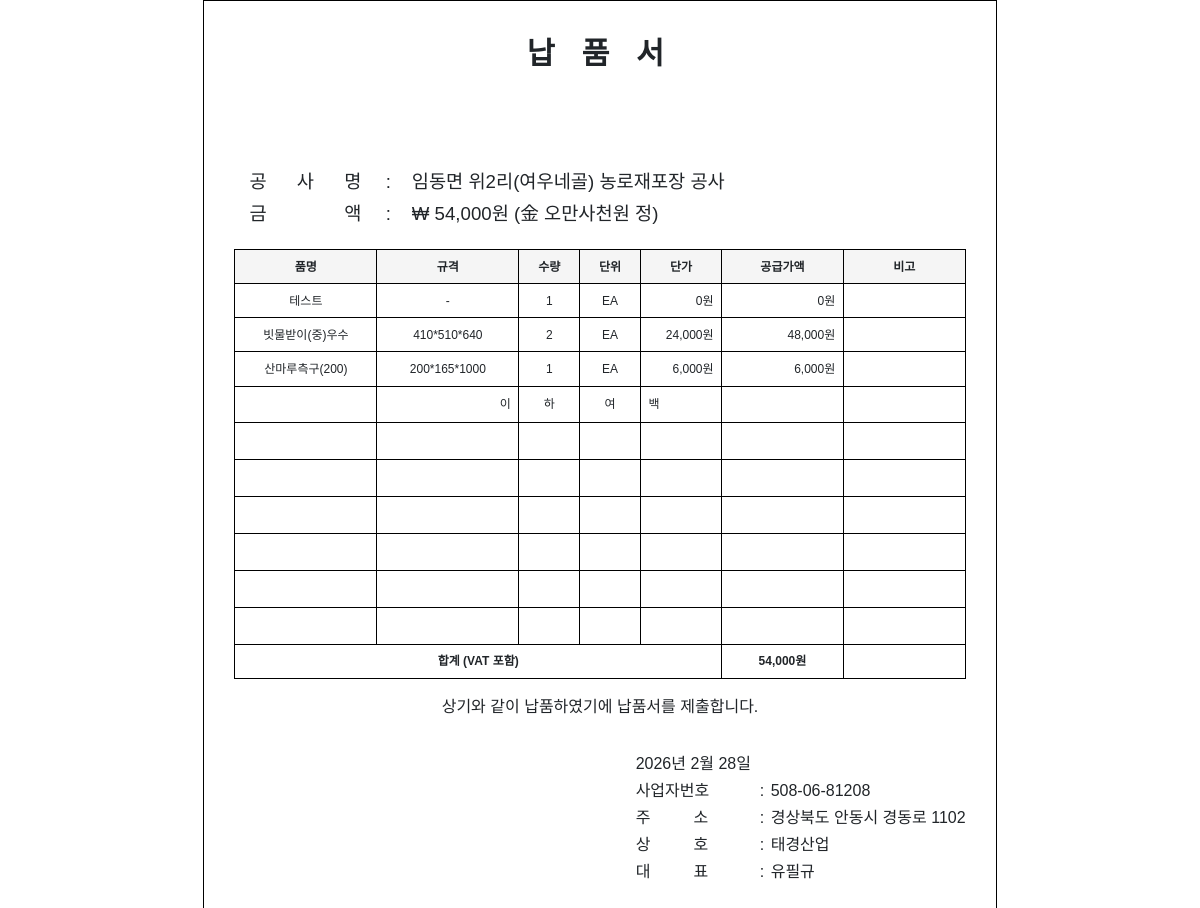
/transactions/1/napum, run on the app's committed database.
### models.py (models this page shows, shortened)
class Transaction(db.Model):
    __tablename__ = "transactions"
    id = db.Column(db.Integer, primary_key=True)
    code = db.Column(db.String(10), unique=True)
    customer_id = db.Column(db.Integer, db.ForeignKey("customers.id"), nullable=False)
    transaction_date = db.Column(db.Date, nullable=False)
    estimate_date = db.Column(db.Date)
    delivery_date = db.Column(db.Date)
    claim_date = db.Column(db.Date)
    project_name = db.Column(db.String(500))
    memo = db.Column(db.String(500))
    created_at = db.Column(db.DateTime, default=datetime.utcnow)
    updated_at = db.Column(db.DateTime, default=datetime.utcnow, onupdate=datetime.utcnow)
    items = db.relationship("TransactionItem", backref="transaction", lazy=True, cascade="all, delete-orphan")

class TransactionItem(db.Model):
    __tablename__ = "transaction_items"
    id = db.Column(db.Integer, primary_key=True)
    transaction_id = db.Column(db.Integer, db.ForeignKey("transactions.id"), nullable=False)
    item_id = db.Column(db.Integer, db.ForeignKey("items.id"), nullable=False)
    item_name_custom = db.Column(db.String(200))
    spec_custom = db.Column(db.String(100))
    unit_custom = db.Column(db.String(20))
    quantity = db.Column(db.Integer, default=1)
    unit_price = db.Column(db.Integer, default=0)
    supply_amount = db.Column(db.Integer, default=0)
    vat = db.Column(db.Integer, default=0)
    total = db.Column(db.Integer, default=0)
    item = db.relationship("Item", backref="transaction_items")

class Item(db.Model):
    __tablename__ = "items"
    id = db.Column(db.Integer, primary_key=True)
    code = db.Column(db.String(10), unique=True)
    name = db.Column(db.String(200), nullable=False)
    spec = db.Column(db.String(100))
    unit = db.Column(db.String(20), default="EA")
    unit_price = db.Column(db.Integer, default=0)
    image_path = db.Column(db.String(500))
    created_at = db.Column(db.DateTime, default=datetime.utcnow)

class CompanyInfo(db.Model):
    __tablename__ = "company_info"
    id = db.Column(db.Integer, primary_key=True)
    biz_no = db.Column(db.String(20))
    name = db.Column(db.String(200))
    ceo = db.Column(db.String(100))
    address = db.Column(db.String(500))
    phone = db.Column(db.String(50))
    fax = db.Column(db.String(50))
    account_no = db.Column(db.String(50))
    account_holder = db.Column(db.String(100))
    bank = db.Column(db.String(100))
    business_type = db.Column(db.String(200))
    stamp_path = db.Column(db.String(500))
    contact = db.Column(db.String(100))
    updated_at = db.Column(db.DateTime, default=datetime.utcnow, onupdate=datetime.utcnow)

### routes.py (the view)
    @app.route("/transactions/<int:id>/napum")
    def napum_print(id):
        t = Transaction.query.get_or_404(id)
        rows = _transaction_rows(t)
        _, _, total_amount = _totals(rows)
        popup = request.args.get("popup") == "1"
        show_stamp = request.args.get("stamp") == "1"
        return render_template(
            "print/napum.html",
            transaction=t,
            customer=t.customer,
            rows=rows,
            total_amount=total_amount,
            total_amount_korean=amount_to_korean_won(total_amount),
            supplier=_supplier(),
            popup=popup,
            show_stamp=show_stamp,
        )

### routes.py (called while the page is built)
def _transaction_rows(t):
    rows = []
    for ti in t.items:
        spec = ti.spec_custom or (ti.item.spec if ti.item else None) or "-"
        unit = ti.unit_custom or (ti.item.unit if ti.item else "EA") or "EA"
        rows.append({
            "name": (ti.item_name_custom or ti.item.name) if ti.item else (ti.item_name_custom or "-"),
            "spec": spec,
            "unit": unit,
            "quantity": ti.quantity,
            "unit_price": ti.unit_price,
            "supply_amount": ti.supply_amount,
            "vat": ti.vat,
            "total": ti.total,
        })
    return rows

def _totals(rows):
    total_supply = sum(r["supply_amount"] for r in rows)
    total_vat = sum(r["vat"] for r in rows)
    total_amount = sum(r["total"] for r in rows)
    return total_supply, total_vat, total_amount

### utils.py (called while the page is built)
def num_to_korean(n):
    if n == 0:
        return "영"
    s = str(n)
    result = []
    len_s = len(s)
    for i, c in enumerate(s):
        d = int(c)
        pos = len_s - i - 1
        unit2_idx = pos // 4
        unit1_idx = pos % 4
        if d == 0:
            if unit1_idx == 0 and unit2_idx > 0:
                block = s[max(0, i - 3) : i + 1]
                if block and int(block) > 0:
                    result.append(_UNIT2[unit2_idx])
            continue
        result.append(_CR[d])
        result.append(_UNIT1[unit1_idx])
        if unit1_idx == 0 and unit2_idx > 0:
            result.append(_UNIT2[unit2_idx])
    return "".join(result)

def amount_to_korean_won(n):
    return "金 " + num_to_korean(n) + "원 정"

### templates/print/napum.html (shortened to what this page needs)
<!DOCTYPE html>
<html lang="ko">
<head>
  <link href="https://cdn.jsdelivr.net/npm/bootstrap@5.3.2/dist/css/bootstrap.min.css" rel="stylesheet">
</head>
<body>
  <div class="print-area">
    <div class="gyeonjeok-title napum-title">납  품  서</div>
    <table class="napum-info-above">
      <tr><td class="napum-label napum-label-3"><span>공</span><span>사</span><span>명</span></td><td class="napum-value-cell">:&nbsp;&nbsp;&nbsp; {{ transaction.project_name or '' }}</td></tr>
      <tr><td class="napum-label napum-label-3"><span>금</span><span>액</span></td><td class="napum-value-cell">:&nbsp;&nbsp;&nbsp; ₩ {{ "{:,}".format(total_amount) }}원 ({{ total_amount_korean }})</td></tr>
    </table>
    <div class="gyeonjeok-merged">
      <table class="gyeonjeok-detail-table napum-detail-table">
        <colgroup><col style="width:19.44%"><col style="width:19.44%"><col style="width:8.33%"><col style="width:8.33%"><col style="width:11.11%"><col style="width:16.67%"><col style="width:16.67%"></colgroup>
        <thead>
          <tr>
            <th>품명</th>
            <th>규격</th>
            <th>수량</th>
            <th>단위</th>
            <th>단가</th>
            <th>공급가액</th>
            <th>비고</th>
          </tr>
        </thead>
        <tbody>
          {% for r in rows %}
          <tr>
            <td{% if (r.name or '')|length > 15 %} class="gyeonjeok-cell-small"{% endif %}>{{ r.name or '' }}</td>
            <td{% if (r.get('spec') or '')|length > 15 %} class="gyeonjeok-cell-small"{% endif %}>{{ r.get('spec') or '' }}</td>
            <td>{{ r.quantity or '' }}</td>
            <td>{{ r.unit or '' }}</td>
            <td>{{ "{:,}".format((r.total // r.quantity) if r.quantity else 0) }}원</td>
            <td>{{ "{:,}".format(r.total) }}원</td>
            <td></td>
          </tr>
          {% endfor %}
          {% set blank_count = (10 - rows|length) if rows|length < 10 else 0 %}
          {% if blank_count > 0 %}
          <tr class="blank-row gyeonjeok-ihayebek-row"><td></td><td>이</td><td>하</td><td>여</td><td>백</td><td></td><td></td></tr>
          {% for i in range(blank_count - 1) %}
          <tr class="blank-row"><td>&nbsp;</td><td>&nbsp;</td><td>&nbsp;</td><td>&nbsp;</td><td>&nbsp;</td><td>&nbsp;</td><td>&nbsp;</td></tr>
          {% endfor %}
          {% endif %}
          <tr class="gyeonjeok-total-row">
            <td colspan="5" class="text-center">합계 (VAT 포함)</td>
            <td>{{ "{:,}".format(total_amount) }}원</td>
            <td></td>
          </tr>
        </tbody>
      </table>
    </div>
    <div class="napum-footer-text">상기와 같이 납품하였기에 납품서를 제출합니다.</div>
    <div class="napum-footer-info">
      <table>
        <tr><td class="napum-footer-label">{{ transaction.transaction_date.year }}년 {{ transaction.transaction_date.month }}월 {{ transaction.transaction_date.day }}일</td><td class="napum-footer-colon"></td><td class="napum-footer-value"></td></tr>
        <tr><td class="napum-footer-label">사업자번호</td><td class="napum-footer-colon">:</td><td class="napum-footer-value">{{ supplier.biz_no or '' }}</td></tr>
        <tr><td class="napum-footer-label napum-footer-equal">주소</td><td class="napum-footer-colon">:</td><td class="napum-footer-value">{{ supplier.address or '' }}</td></tr>
        <tr><td class="napum-footer-label napum-footer-equal">상호</td><td class="napum-footer-colon">:</td><td class="napum-footer-value">{{ supplier.name or '' }}</td></tr>
        <tr><td class="napum-footer-label napum-footer-equal">대표</td><td class="napum-footer-colon">:</td><td class="napum-footer-value">{{ supplier.ceo or '' }}</td></tr>
      </table>
    </div>
  </div>
</body>
</html>

### templates/print/napum.html (style rules this page uses)
.print-area { max-width: 210mm; margin: 0 auto; padding: 8mm; border: 1px solid #000; font-family: "Noto Sans KR", "Malgun Gothic", "Apple SD Gothic Neo", sans-serif; }
.gyeonjeok-title { font-size: 1.9rem; font-weight: bold; text-align: center; margin-bottom: 8mm; letter-spacing: 0.3em; }
.gyeonjeok-merged { page-break-inside: avoid; }
.gyeonjeok-detail-table { width: 100%; border-collapse: collapse; font-size: 0.75rem; table-layout: fixed; border: 1px solid #000; border-top: none; margin-top: -1px; }
.gyeonjeok-detail-table th, .gyeonjeok-detail-table td { border: 1px solid #000; padding: 2mm; white-space: nowrap; overflow: hidden; text-overflow: ellipsis; box-sizing: border-box; }
.gyeonjeok-detail-table th { background: #f5f5f5; text-align: center; font-weight: bold; height: 5.5mm; }
.gyeonjeok-detail-table tbody tr { height: 5.5mm; }
.gyeonjeok-detail-table tbody tr td { height: 5.5mm; min-height: 5.5mm; }
.gyeonjeok-detail-table tbody tr.blank-row td { height: 5.5mm !important; min-height: 5.5mm !important; line-height: 5.5mm !important; }
.gyeonjeok-detail-table tbody tr.blank-row.gyeonjeok-ihayebek-row td:nth-child(2) { text-align: right; }
.gyeonjeok-detail-table tbody tr.blank-row.gyeonjeok-ihayebek-row td:nth-child(5) { text-align: left; }
.gyeonjeok-detail-table tbody td:nth-child(1), .gyeonjeok-detail-table tbody td:nth-child(2), .gyeonjeok-detail-table tbody td:nth-child(3), .gyeonjeok-detail-table tbody td:nth-child(4) { text-align: center; }
.gyeonjeok-detail-table tbody td:nth-child(5), .gyeonjeok-detail-table tbody td:nth-child(6) { text-align: right; }
.gyeonjeok-detail-table tbody td:nth-child(7) { text-align: left; }
.gyeonjeok-detail-table .gyeonjeok-total-row td { font-weight: bold; height: 5.5mm; }
.napum-detail-table { border-top: 1px solid #000; }
.napum-footer-text { text-align: center; margin-top: 1em; }
.napum-footer-info { text-align: right; margin-top: 2em; line-height: 1.6; }
.napum-footer-info table { margin-left: auto; border: none; }
.napum-footer-info td { border: none; padding: 0 0 0.1em 0; vertical-align: top; }
.napum-footer-info .napum-footer-label { text-align: left; min-width: 10em; padding-left: 5ch; }
.napum-footer-info .napum-footer-colon { width: 1em; padding: 0 0.2em 0 0; }
.napum-footer-info .napum-footer-value { text-align: left; padding-left: 0.2em; }
.napum-footer-info .napum-footer-equal { letter-spacing: 2.7em; }
.napum-title { margin-bottom: 3em; }
.napum-info-above { font-size: 14pt; margin-bottom: 1em; line-height: 1.5; width: 100%; table-layout: fixed; border: none; }
.napum-info-above td { border: none; padding: 0 0 0.2em 0; vertical-align: top; }
.napum-info-above .napum-label { width: 19.44%; }
.napum-info-above .napum-label-3 span { display: inline-block; width: 33.33%; text-align: center; }
.napum-info-above .napum-value-cell { padding-left: 0.5em; }

### data on the page
TransactionItem: item_name_custom "테스트", r "-", quantity "1", unit_custom "EA", total "0"
Item: name "빗물받이(중)우수", spec "410*510*640", unit "EA"
TransactionItem: total "24,000", total "48,000"
Item: name "산마루측구(200)", spec "200*165*1000", unit "EA"
TransactionItem: total "6,000", total "6,000"
CompanyInfo: biz_no "508-06-81208", address "경상북도 안동시 경동로 1102", name "태경산업", ceo "유필규"

### other printed values
{{ "{:,}".format(total_amount) }} "54,000"
{{ total_amount_korean }} "金 오만사천원 정"
{{ r.quantity or '' }} "2" "1"
